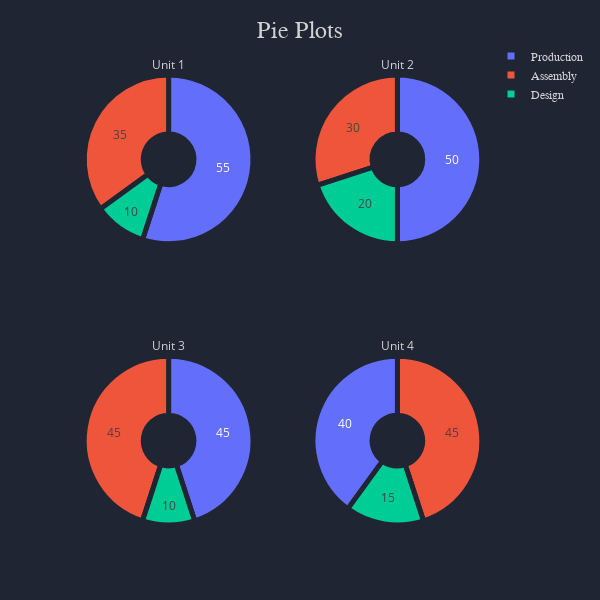

Notebook cell for this chart:
### Markdown cell above
# Pie subplots

### Code cell
# Create data
index = ['Production', 'Assembly', 'Design']
values = {'Unit 1': [55, 35, 10], 
         'Unit 2': [50, 30, 20],
         'Unit 3': [45, 45, 10],
         'Unit 4': [40, 45, 15],
         }

data = pd.DataFrame(data=values, index=index)

# Create chart
layout = chart_styles(title='Pie Plots', height=600, width=600)

pie_subplots(data=data.to_dict(), rows=2, cols=2,
                   titles=[*data.to_dict().keys()], layout=layout,
                   hoverinfo='label+name', textinfo='value')

### Figure 1 — Plotly figure (JSON) as saved in the notebook; plotly's stock layout.template omitted (floating-point values rounded to 4 significant figures)
{"data": [{"domain": {"x": [0, 0.45], "y": [0.625, 1]}, "hole": 0.3, "hoverinfo": "label+name", "labels": ["Production", "Assembly", "Design"], "marker": {"line": {"color": "#202534", "width": 5}}, "name": "Unit 1", "textinfo": "value", "type": "pie", "values": [55, 35, 10]}, {"domain": {"x": [0.55, 1], "y": [0.625, 1]}, "hole": 0.3, "hoverinfo": "label+name", "labels": ["Production", "Assembly", "Design"], "marker": {"line": {"color": "#202534", "width": 5}}, "name": "Unit 2", "textinfo": "value", "type": "pie", "values": [50, 30, 20]}, {"domain": {"x": [0, 0.45], "y": [0, 0.375]}, "hole": 0.3, "hoverinfo": "label+name", "labels": ["Production", "Assembly", "Design"], "marker": {"line": {"color": "#202534", "width": 5}}, "name": "Unit 3", "textinfo": "value", "type": "pie", "values": [45, 45, 10]}, {"domain": {"x": [0.55, 1], "y": [0, 0.375]}, "hole": 0.3, "hoverinfo": "label+name", "labels": ["Production", "Assembly", "Design"], "marker": {"line": {"color": "#202534", "width": 5}}, "name": "Unit 4", "textinfo": "value", "type": "pie", "values": [40, 45, 15]}], "layout": {"annotations": [{"font": {"color": "lightgrey", "size": 12}, "showarrow": false, "text": "Unit 1", "x": 0.225, "xanchor": "center", "xref": "paper", "y": 1, "yanchor": "bottom", "yref": "paper"}, {"font": {"color": "lightgrey", "size": 12}, "showarrow": false, "text": "Unit 2", "x": 0.775, "xanchor": "center", "xref": "paper", "y": 1, "yanchor": "bottom", "yref": "paper"}, {"font": {"color": "lightgrey", "size": 12}, "showarrow": false, "text": "Unit 3", "x": 0.225, "xanchor": "center", "xref": "paper", "y": 0.375, "yanchor": "bottom", "yref": "paper"}, {"font": {"color": "lightgrey", "size": 12}, "showarrow": false, "text": "Unit 4", "x": 0.775, "xanchor": "center", "xref": "paper", "y": 0.375, "yanchor": "bottom", "yref": "paper"}], "autosize": true, "height": 600, "legend": {"bordercolor": "#202534", "borderwidth": 0, "font": {"color": "lightgrey", "family": "sans-serif", "size": 12}, "itemclick": "toggle", "itemdoubleclick": "toggleothers", "orientation": "v", "traceorder": "normal", "valign": "middle", "x": 1, "xanchor": "left", "y": 1, "yanchor": "middle"}, "margin": {"b": 75, "l": 75, "pad": 10, "r": 50, "t": 75}, "paper_bgcolor": "#202534", "plot_bgcolor": "#202534", "showlegend": true, "title": {"font": {"color": "lightgrey", "family": "sans-serif", "size": 24}, "text": "Pie Plots", "x": 0.5}, "width": 600, "xaxis": {"autorange": true, "color": "lightgrey", "dtick": 1, "gridcolor": "#3d4152", "gridwidth": 0.5, "separatethousands": true, "showgrid": false, "showline": false, "showticklabels": true, "tickangle": 0, "tickfont": {"color": "lightgrey", "size": 13}, "tickformat": "", "tickmode": "auto", "ticks": "", "title": {"font": {"color": "lightgrey", "family": "sans-serif", "size": 18}, "text": ""}, "type": "-", "zeroline": false, "zerolinecolor": "grey"}, "yaxis": {"autorange": true, "color": "lightgrey", "dtick": 1, "gridcolor": "#3d4152", "gridwidth": 0.5, "separatethousands": true, "showgrid": true, "showline": false, "showticklabels": true, "tickangle": 0, "tickfont": {"color": "lightgrey", "size": 13}, "tickformat": "", "tickmode": "auto", "ticks": "", "title": {"font": {"color": "lightgrey", "family": "sans-serif", "size": 18}, "text": ""}, "type": "-", "zeroline": true, "zerolinecolor": "grey"}}}
